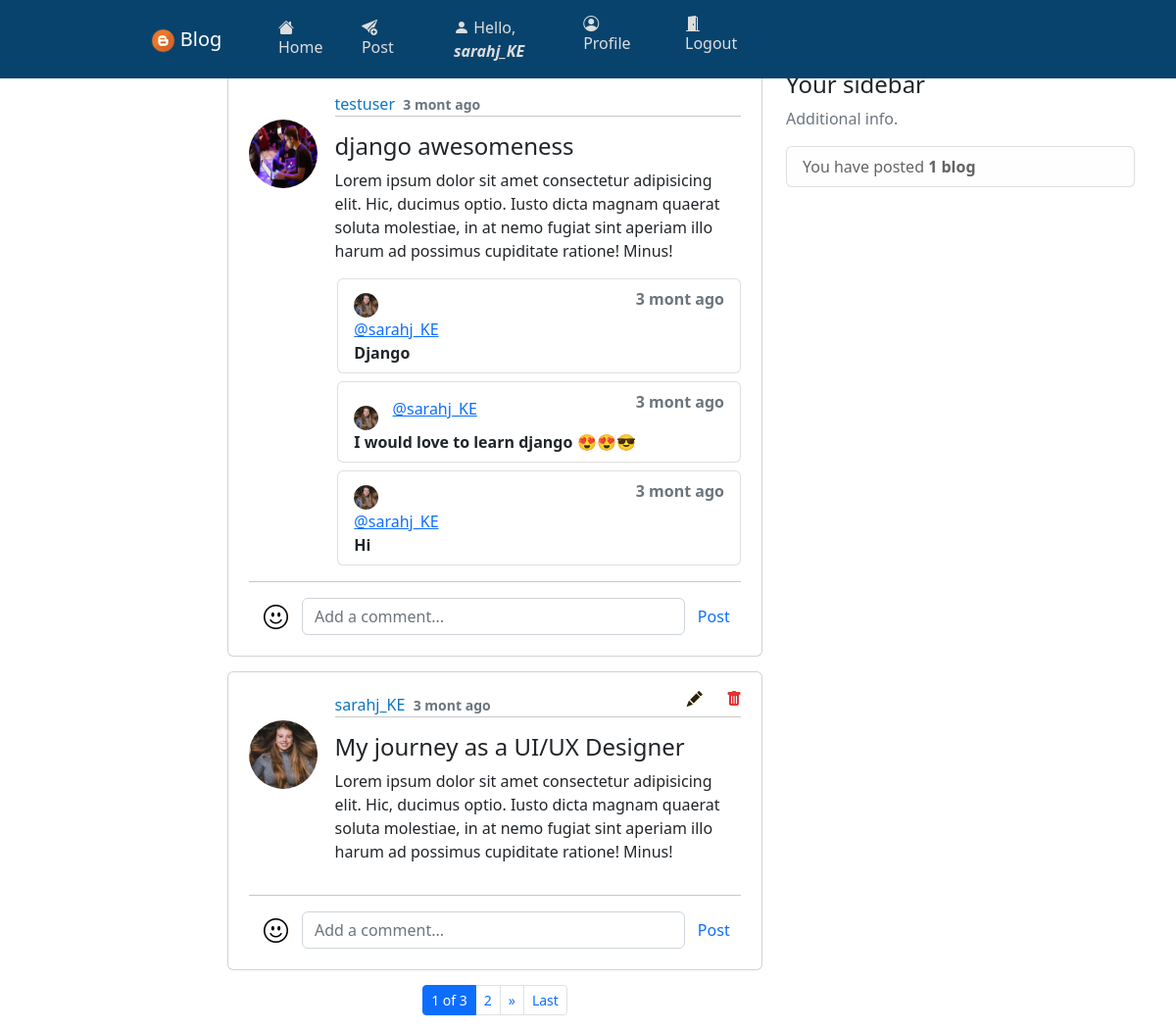
Screenshot of /users/homepage/ (signed in) with the database file from the repository.
### users/models.py (models this page shows, shortened)
class Posts(models.Model):
    id = models.CharField(max_length=12, primary_key=True, editable=False)
    blogger = models.ForeignKey(Profile, on_delete=models.CASCADE, editable=False)
    title = models.CharField(max_length=60, blank=False)
    content = models.TextField(blank=False)
    posted = models.DateTimeField(auto_now_add=True)
    edited = models.DateTimeField(auto_now=True)
    class Meta:
        ordering = ['-posted']
        verbose_name_plural = 'Posts'

class Profile(models.Model):
    id = models.CharField(max_length=12, primary_key=True, editable=False)
    name = models.OneToOneField(User, on_delete=models.CASCADE, editable=False)
    gender = models.CharField(max_length=7, blank=False)
    phone_no = models.CharField(max_length=14, blank=False)
    country = models.CharField(max_length=10, blank=False)
    dob = models.DateField(null=True, blank=False)
    age = models.PositiveIntegerField(default=0, editable=False)
    dp = models.ImageField(upload_to='Profile-pics/', default='default.png')
    created = models.DateTimeField(auto_now_add=True)
    edited = models.DateTimeField(auto_now=True)
    def __str__(self):
        return f'{self.name}'
    class Meta:
        ordering = ['name']
        verbose_name_plural = 'User Profiles'

class Comments(models.Model):
    id = models.CharField(max_length=12, primary_key=True, editable=False)
    post = models.ForeignKey(Posts, on_delete=models.CASCADE, editable=False)
    name = models.ForeignKey(Profile, on_delete=models.CASCADE, editable=False)
    comment = models.TextField(blank=False)
    created = models.DateTimeField(auto_now_add=True)
    edited = models.DateTimeField(auto_now=True)
    class Meta:
        ordering = ['-created']
        verbose_name_plural = 'Comments'

### users/views.py (the view, shortened to what this page needs)
# urls.py: path('homepage/', views.homepage_view, name='homepage'),
@login_required(login_url='login')
@user_passes_test(lambda user: user.is_staff is False and user.is_superuser is False)
def homepage_view(request):
    blogs = Posts.objects.all()
    p = Paginator(blogs, 2)
    page_number = request.GET.get('page')
    try:
        page_obj = p.get_page(page_number)
    except PageNotAnInteger:
        page_obj = p.page(1)
    except EmptyPage:
        page_obj = p.page(p.num_pages)
    context = {
        'total_blogs': Posts.objects.filter(blogger=request.user.profile).count(),
        'comments': Comments.objects.all(),
        'page': page_obj, 'posted_blogs': page_obj
    }
    return render(request, 'users/index.html', context)

### users/templates/users/index.html (shortened to what this page needs)
{% extends 'users/base.html' %}{% block title %}Homepage{% endblock %}
{% load crispy_forms_tags %}
    {% block content %}
    <main class="container body-container" role="main">
        <div class="row">
            <div class="col-md-6 offset-sm-2">
                {% for blogs in posted_blogs %}
                <div class="card card-body pb-0">
                    <article class="media content-section">
                        <div class="d-flex align-items-start justify-content-center">
                            <img src="{{ blogs.blogger.dp.url }}" alt="img" class="rounded-circle article-img">
                            <div class="media-body">
                                <div class="article-metadata">
                                    <a href="{% url 'userprofile' blogs.blogger %}" class="mr-3">{{ blogs.blogger }}</a>
                                    <small class="text-muted fw-bold">{{ blogs.posted|timesince|cut:" "|slice:":6" }} ago</small>
                                    <hr class="mt-0">
                                </div>
                                <div class="delete-icon">
                                    <a href="{% url 'edit_blog' blogs.id blogs.blogger %}" class="icon">
                                        {% if blogs.blogger == request.user.profile %}<i class="bi bi-pencil-fill" style="color: #2b2103"></i>{% endif %}
                                    </a>
                                    <a href="" class="icon" data-bs-toggle="modal" data-bs-target="#delete-post-{{blogs.id}}">
                                        {% if blogs.blogger == request.user.profile %}<i class="bi bi-trash-fill" style="color: #df3435"></i>{% endif %}
                                    </a>
                                </div>
                                <h4>{{ blogs.title }}</h4>
                                <p class="article-content">
                                    {{ blogs.content }}
                                </p>
                            </div>
                        </div>
                        <div class="comments-section">
                            {% for c in comments %}
                                {% if c.post.id == blogs.id %}
                                <ol class="list-group mb-2">
                                    <li class="list-group-item d-flex justify-content-between align-items-start">
                                      <div class="">
                                        <img class="rounded-circle" src="{{c.name.dp.url}}" alt="">
                                        <a href="{% url 'userprofile' c.name %}">@{{c.name}}</a>
                                        <div class="fw-bold">
                                            {{c.comment}}
                                        </div>
                                      </div>
                                      <span class="text-muted fw-bold">{{c.created|timesince|cut:" "|slice:"6"}} ago</span>
                                    </li>
                                </ol>
                                {% endif %}
                            {% endfor %}
                        </div>
                        <hr class="w-100">
                        <div class="d-flex align-items-center post-comment-container">
                            <a href=""><i class="bi-emoji-smile"></i></a>
                            <form action="" method="post" class="d-flex">
                                <input type="text" placeholder="Add a comment..." name="comment" class="form-control">
                                <button type="submit" class="btn btn-default text-primary">Post</button>
                            </form>
                        </div>
                    </article>
                </div>
                {% empty %}
                <div class="text-center pt-3">
                    <h5 class="small text-muted">Blogs will appear here</h5>
                </div>
                {% endfor %}
                <nav aria-label="Pages">
                    <ul class="pagination pagination-sm justify-content-center">
                        {% for num in page.paginator.page_range %}
                            {% if page.number == num %}
                                <li class="page-item active" aria-current="page"><a class="page-link" href="?page={{num}}">{{num}} of {{ page.paginator.num_pages }}</a></li>
                            {% elif num > page.number|add:"-2" and num < page.number|add:"2" %}
                                <li class="page-item"><a class="page-link" href="?page={{num}}">{{num}}</a></li>
                            {% endif %}
                        {% endfor %}
                        {% if page.has_next %}
                            <li class="page-item"><a href="?page={{ page.next_page_number }}" class="page-link">&raquo;</a></li>
                            <li class="page-item"><a href="?page={{ page.paginator.num_pages }}" class="page-link">Last</a></li>
                        {% endif %}
                    </ul>
                </nav>
            </div>
            <div class="col-md-4">
                <div class="content-section card-body">
                    <h4>Your sidebar</h4>
                    <p class="text-muted">Additional info.</p>
                    <ul class="list-group">
                        <li class="list-group-item list-group-item-light">
                            You have posted <b>{% if total_blogs == 1 %}1 blog{% else %}{{ total_blogs }} blogs{% endif %}</b>
                        </li>
                    </ul>
                </div>
            </div>
        </div>
    </main>
    {% endblock %}

### users/templates/users/base.html (shortened to what this page needs)
    {% load static %}
    <link rel="stylesheet" href="{% static 'css/styles.css' %}">
    <link href="https://cdn.jsdelivr.net/npm/bootstrap@5.2.2/dist/css/bootstrap.min.css" rel="stylesheet">
    <link rel="stylesheet" href="https://cdn.jsdelivr.net/npm/bootstrap-icons@1.9.1/font/bootstrap-icons.css">
    <header class="site-header">
        <nav class="navbar navbar-expand-lg navbar-dark bg-steel fixed-top">
            <div class="container">
                <a href="{% url 'homepage' %}" class="navbar-brand ml-4 text-center"><img src="{% static 'img/favicon.png' %}" alt="logo"> Blog</a>
                <div class="collapse navbar-collapse" id="navbarToggle">
                    <div class="navbar-nav mr-5">
                        {% if user.is_authenticated %}
                        <a href="{% url 'homepage' %}" class="nav-item nav-link"><i class="bi-house-fill"></i> Home</a>
                        <a href="{% url 'upload_blog' %}" class="nav-item nav-link"><i class="bi-send-plus-fill"></i> Post</a>
                        {% endif %}
                    </div>
                    <div class="navbar-nav account-links">
                        {% if user.is_authenticated %}
                        <a href="{% url 'profile' %}" class="nav-item nav-link"><i class="bi-person-fill"></i> Hello, <b class="fst-italic">{{ request.user.username }}</b></a>
                        <a href="{% url 'profile' %}" class="nav-item nav-link"><i class="bi-person-circle"></i> Profile</a>
                        <a href="{% url 'user_logout' %}" class="nav-item nav-link"><i class="bi-door-open-fill"></i> Logout</a>
                        {% else %}
                        <a href="{% url 'login' %}" class="nav-item nav-link"><i class="bi-door-closed-fill"></i> Login</a>
                        <a href="{% url 'signup' %}" class="nav-item nav-link"><i class="bi-person-plus-fill"></i> Register</a>
                        {% endif %}
                    </div>
                </div>
            </div>
        </nav>
    </header>
    {% block content %}
    {% endblock %}

### static/css/styles.css (style rules this page uses)
* { box-sizing: border-box; }
.bg-steel { background-color: #08436d; }
.site-header .container .navbar-brand { margin-left: 12%; margin-right: 3%; }
.site-header .container .navbar-brand img { height: 25px; width: 25px; }
.site-header .container .navbar-nav a { margin-right: 7px; color: #ddd; }
.site-header .container .account-links { margin-left: 37%; }
.body-container { margin-top: 6%; }
.body-container .card { margin-bottom: 15px; }
.body-container .card .content-section { padding: 5px; }
.body-container .card .content-section img { height: 70px; width: 70px; margin-right: 3.5%; margin-top: 5.5%; }
.body-container .card .content-section .article-metadata a { margin-right: 1%; text-decoration: none; color: #0a75c2; }
.body-container .card .content-section .delete-icon { position: absolute; right: 0px; top: 15px; }
.body-container .card .content-section .icon { color: #21252c; padding-right: 20px; padding-bottom: 5px; transition: 0.3s; font-size: 16px; text-decoration: none; }
.body-container .card .content-section .comments-section { margin-left: 18%; }
.body-container .card .content-section .comments-section img { height: 25px; width: 25px; }
.body-container .post-comment-container { margin-left: 15px; margin-bottom: 0; }
.body-container .post-comment-container a { font-size: 25px; margin-right: 1%; margin-top: -3%; color: black; }
.body-container .post-comment-container input[type="text"] { width: 400px; margin-left: 2%; }
@media only screen and (min-device-width: 546px) and (max-device-width: 1200px) { .site-header .container .navbar-brand { margin-left: 10%; margin-right: 3%; } }
@media only screen and (min-device-width: 546px) and (max-device-width: 1200px) { .site-header .container .navbar-nav a { margin-left: 10%; margin-right: 5px; color: #ddd; } }
@media only screen and (min-device-width: 546px) and (max-device-width: 1200px) { .site-header .container .account-links { margin-left: 0; } }

### rows the page displays
Posts: blogger.dp (picture), blogger "testuser", posted "3 mont", title "django awesomeness", content "Lorem ipsum dolor sit amet consectetur adipisicing elit. Hic, ducimus optio. Iusto dicta magnam quaerat soluta molestiae, in at nemo fugiat sint aperiam illo harum ad possimus cupiditate ratione! Minus!"
Comments: name.dp (picture), name "sarahj_KE", comment "Django", created "3 mont"
Comments: name.dp (picture), name "sarahj_KE", comment "I would love to learn django 😍️😍️😎️", created "3 mont"
Comments: name.dp (picture), name "sarahj_KE", comment "Hi", created "3 mont"
Posts: blogger.dp (picture), blogger "sarahj_KE", posted "3 mont", title "My journey as a UI/UX Designer", content "Lorem ipsum dolor sit amet consectetur adipisicing elit. Hic, ducimus optio. Iusto dicta magnam quaerat soluta molestiae, in at nemo fugiat sint aperiam illo harum ad possimus cupiditate ratione! Minus!"

### other values shown
{{ request.user.username }} "sarahj_KE"
{{ num }} "1"
{{ page.paginator.num_pages }} "3"
{{ num }} "2"
